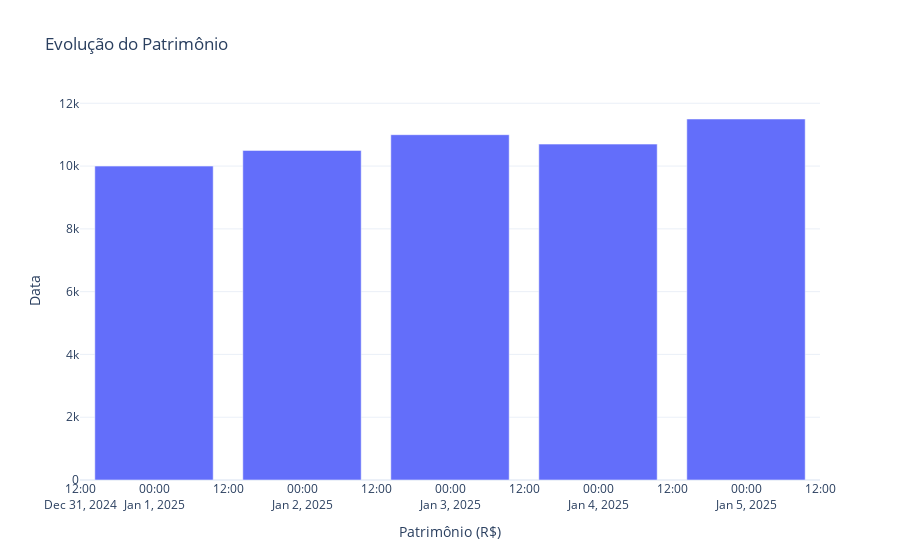

Notebook code for this chart:
### Code cell
import plotly.express as px
import pandas as pd

# Dados de exemplo
data = {
    "date": [
        "2025-01-01",
        "2025-01-02",
        "2025-01-03",
        "2025-01-04",
        "2025-01-05",
    ],
    "user_asset_value": [
        10000,
        10500,
        11000,
        10700,
        11500,
    ],
}

# Criando um DataFrame
df = pd.DataFrame(data)

# Criando o gráfico de barras
fig = px.bar(
    df,
    x="date",  # Valor do patrimônio
    y="user_asset_value",  # Data
    orientation="v",  # Barras horizontais
    labels={"user_asset_value": "Patrimônio (R$)", "date": "Data"},
    title="Evolução do Patrimônio",
)

# Configuração de layout (opcional)
fig.update_layout(
    xaxis_title="Patrimônio (R$)",
    yaxis_title="Data",
    bargap=0.2,  # Espaço entre as barras
    template="plotly_white",
)

# Exibindo o gráfico
fig.show()

### Figure 1 — Plotly figure (JSON) as saved in the notebook; plotly's stock layout.template omitted (floating-point values rounded to 4 significant figures)
{"data": [{"alignmentgroup": "True", "hovertemplate": "Data=%{x}<br>Patrimônio (R$)=%{y}<extra></extra>", "legendgroup": "", "marker": {"color": "#636efa", "pattern": {"shape": ""}}, "name": "", "offsetgroup": "", "orientation": "v", "showlegend": false, "textposition": "auto", "type": "bar", "x": ["2025-01-01", "2025-01-02", "2025-01-03", "2025-01-04", "2025-01-05"], "xaxis": "x", "y": [10000, 10500, 11000, 10700, 11500], "yaxis": "y"}], "layout": {"bargap": 0.2, "barmode": "relative", "legend": {"tracegroupgap": 0}, "title": {"text": "Evolução do Patrimônio"}, "xaxis": {"anchor": "y", "domain": [0, 1], "title": {"text": "Patrimônio (R$)"}}, "yaxis": {"anchor": "x", "domain": [0, 1], "title": {"text": "Data"}}}}
